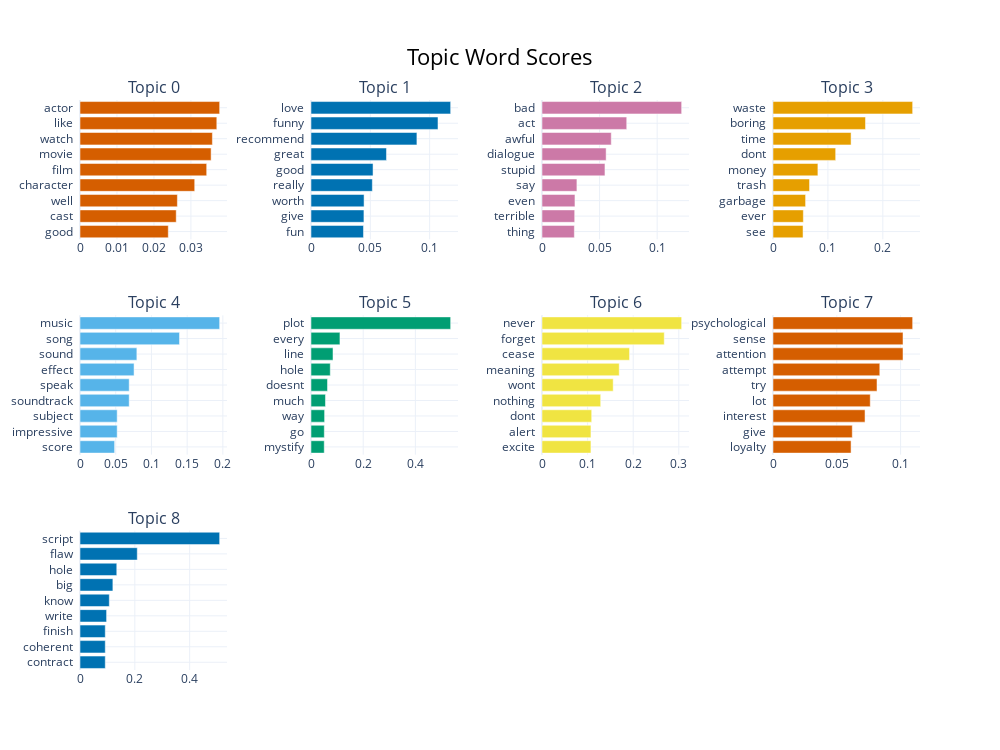

Notebook code cell kept with this figure:
### Code cell
model.visualize_barchart(top_n_topics=10 ,n_words=9)

### Figure 1 — Plotly figure (JSON) as saved in the notebook; plotly's stock layout.template omitted (floating-point values rounded to 4 significant figures)
{"data": [{"marker": {"color": "#D55E00"}, "orientation": "h", "type": "bar", "x": [0.02388, 0.02602, 0.02633, 0.03102, 0.03426, 0.03546, 0.0358, 0.037, 0.03777], "xaxis": "x", "y": ["good  ", "cast  ", "well  ", "character  ", "film  ", "movie  ", "watch  ", "like  ", "actor  "], "yaxis": "y"}, {"marker": {"color": "#0072B2"}, "orientation": "h", "type": "bar", "x": [0.04423, 0.04462, 0.04473, 0.0517, 0.0523, 0.06363, 0.08928, 0.107, 0.1177], "xaxis": "x2", "y": ["fun  ", "give  ", "worth  ", "really  ", "good  ", "great  ", "recommend  ", "funny  ", "love  "], "yaxis": "y2"}, {"marker": {"color": "#CC79A7"}, "orientation": "h", "type": "bar", "x": [0.02809, 0.0284, 0.02863, 0.03032, 0.05468, 0.0557, 0.06015, 0.07358, 0.1213], "xaxis": "x3", "y": ["thing  ", "terrible  ", "even  ", "say  ", "stupid  ", "dialogue  ", "awful  ", "act  ", "bad  "], "yaxis": "y3"}, {"marker": {"color": "#E69F00"}, "orientation": "h", "type": "bar", "x": [0.0547, 0.05526, 0.05935, 0.0665, 0.08175, 0.1141, 0.1422, 0.1684, 0.2543], "xaxis": "x4", "y": ["see  ", "ever  ", "garbage  ", "trash  ", "money  ", "dont  ", "time  ", "boring  ", "waste  "], "yaxis": "y4"}, {"marker": {"color": "#56B4E9"}, "orientation": "h", "type": "bar", "x": [0.04845, 0.05205, 0.05205, 0.06886, 0.06886, 0.07568, 0.0796, 0.1393, 0.1955], "xaxis": "x5", "y": ["score  ", "impressive  ", "subject  ", "soundtrack  ", "speak  ", "effect  ", "sound  ", "song  ", "music  "], "yaxis": "y5"}, {"marker": {"color": "#009E73"}, "orientation": "h", "type": "bar", "x": [0.05075, 0.05097, 0.05212, 0.05547, 0.06322, 0.07383, 0.08437, 0.1109, 0.5352], "xaxis": "x6", "y": ["mystify  ", "go  ", "way  ", "much  ", "doesnt  ", "hole  ", "line  ", "every  ", "plot  "], "yaxis": "y6"}, {"marker": {"color": "#F0E442"}, "orientation": "h", "type": "bar", "x": [0.1073, 0.1073, 0.109, 0.1287, 0.1561, 0.1693, 0.192, 0.2681, 0.3063], "xaxis": "x7", "y": ["excite  ", "alert  ", "dont  ", "nothing  ", "wont  ", "meaning  ", "cease  ", "forget  ", "never  "], "yaxis": "y7"}, {"marker": {"color": "#D55E00"}, "orientation": "h", "type": "bar", "x": [0.06118, 0.06213, 0.07212, 0.07622, 0.08151, 0.08369, 0.1019, 0.1019, 0.1094], "xaxis": "x8", "y": ["loyalty  ", "give  ", "interest  ", "lot  ", "try  ", "attempt  ", "attention  ", "sense  ", "psychological  "], "yaxis": "y8"}, {"marker": {"color": "#0072B2"}, "orientation": "h", "type": "bar", "x": [0.09221, 0.09221, 0.09221, 0.09697, 0.1069, 0.1199, 0.1341, 0.2089, 0.5093], "xaxis": "x9", "y": ["contract  ", "coherent  ", "finish  ", "write  ", "know  ", "big  ", "hole  ", "flaw  ", "script  "], "yaxis": "y9"}], "layout": {"annotations": [{"font": {"size": 16}, "showarrow": false, "text": "Topic 0", "x": 0.0875, "xanchor": "center", "xref": "paper", "y": 1, "yanchor": "bottom", "yref": "paper"}, {"font": {"size": 16}, "showarrow": false, "text": "Topic 1", "x": 0.3625, "xanchor": "center", "xref": "paper", "y": 1, "yanchor": "bottom", "yref": "paper"}, {"font": {"size": 16}, "showarrow": false, "text": "Topic 2", "x": 0.6375, "xanchor": "center", "xref": "paper", "y": 1, "yanchor": "bottom", "yref": "paper"}, {"font": {"size": 16}, "showarrow": false, "text": "Topic 3", "x": 0.9125, "xanchor": "center", "xref": "paper", "y": 1, "yanchor": "bottom", "yref": "paper"}, {"font": {"size": 16}, "showarrow": false, "text": "Topic 4", "x": 0.0875, "xanchor": "center", "xref": "paper", "y": 0.6222, "yanchor": "bottom", "yref": "paper"}, {"font": {"size": 16}, "showarrow": false, "text": "Topic 5", "x": 0.3625, "xanchor": "center", "xref": "paper", "y": 0.6222, "yanchor": "bottom", "yref": "paper"}, {"font": {"size": 16}, "showarrow": false, "text": "Topic 6", "x": 0.6375, "xanchor": "center", "xref": "paper", "y": 0.6222, "yanchor": "bottom", "yref": "paper"}, {"font": {"size": 16}, "showarrow": false, "text": "Topic 7", "x": 0.9125, "xanchor": "center", "xref": "paper", "y": 0.6222, "yanchor": "bottom", "yref": "paper"}, {"font": {"size": 16}, "showarrow": false, "text": "Topic 8", "x": 0.0875, "xanchor": "center", "xref": "paper", "y": 0.2444, "yanchor": "bottom", "yref": "paper"}], "height": 750, "hoverlabel": {"bgcolor": "white", "font": {"family": "Rockwell", "size": 16}}, "showlegend": false, "title": {"font": {"color": "Black", "size": 22}, "text": "Topic Word Scores", "x": 0.5, "xanchor": "center", "yanchor": "top"}, "width": 1000, "xaxis": {"anchor": "y", "domain": [0, 0.175], "showgrid": true}, "xaxis10": {"anchor": "y10", "domain": [0.275, 0.45], "showgrid": true}, "xaxis11": {"anchor": "y11", "domain": [0.55, 0.725], "showgrid": true}, "xaxis12": {"anchor": "y12", "domain": [0.825, 1], "showgrid": true}, "xaxis2": {"anchor": "y2", "domain": [0.275, 0.45], "showgrid": true}, "xaxis3": {"anchor": "y3", "domain": [0.55, 0.725], "showgrid": true}, "xaxis4": {"anchor": "y4", "domain": [0.825, 1], "showgrid": true}, "xaxis5": {"anchor": "y5", "domain": [0, 0.175], "showgrid": true}, "xaxis6": {"anchor": "y6", "domain": [0.275, 0.45], "showgrid": true}, "xaxis7": {"anchor": "y7", "domain": [0.55, 0.725], "showgrid": true}, "xaxis8": {"anchor": "y8", "domain": [0.825, 1], "showgrid": true}, "xaxis9": {"anchor": "y9", "domain": [0, 0.175], "showgrid": true}, "yaxis": {"anchor": "x", "domain": [0.7556, 1], "showgrid": true}, "yaxis10": {"anchor": "x10", "domain": [0, 0.2444], "showgrid": true}, "yaxis11": {"anchor": "x11", "domain": [0, 0.2444], "showgrid": true}, "yaxis12": {"anchor": "x12", "domain": [0, 0.2444], "showgrid": true}, "yaxis2": {"anchor": "x2", "domain": [0.7556, 1], "showgrid": true}, "yaxis3": {"anchor": "x3", "domain": [0.7556, 1], "showgrid": true}, "yaxis4": {"anchor": "x4", "domain": [0.7556, 1], "showgrid": true}, "yaxis5": {"anchor": "x5", "domain": [0.3778, 0.6222], "showgrid": true}, "yaxis6": {"anchor": "x6", "domain": [0.3778, 0.6222], "showgrid": true}, "yaxis7": {"anchor": "x7", "domain": [0.3778, 0.6222], "showgrid": true}, "yaxis8": {"anchor": "x8", "domain": [0.3778, 0.6222], "showgrid": true}, "yaxis9": {"anchor": "x9", "domain": [0, 0.2444], "showgrid": true}}}
